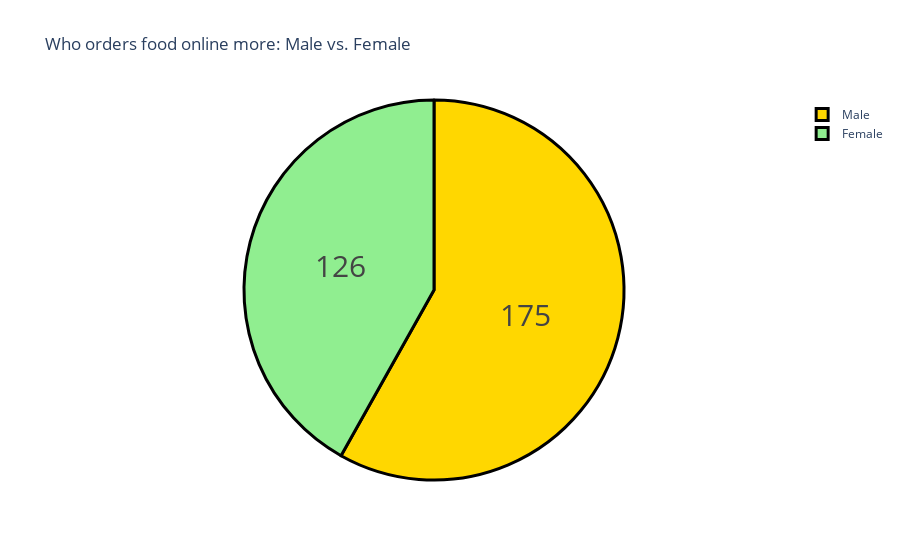

This figure's notebook cell:
### Code cell
import plotly.graph_objects as go

# Assume buying_again_data DataFrame is already defined and has a 'Gender' column
gender = buying_again_data["Gender"].value_counts()
labels = gender.index
counts = gender.values
colors = ['Gold', 'lightgreen']

# Create the pie chart
fig = go.Figure(data=[go.Pie(labels=labels, values=counts)])

# Update the layout of the pie chart
fig.update_layout(title_text="Who orders food online more: Male vs. Female")

# Update the trace (the pie chart itself)
fig.update_traces(hoverinfo='label+percent', textinfo='value', textfont_size=30,
                  marker=dict(colors=colors, line=dict(color='black', width=3)))

# Show the pie chart
fig.show()

### Figure 1 — Plotly figure (JSON) as saved in the notebook; plotly's stock layout.template omitted (floating-point values rounded to 4 significant figures)
{"data": [{"hoverinfo": "label+percent", "labels": ["Male", "Female"], "marker": {"colors": ["Gold", "lightgreen"], "line": {"color": "black", "width": 3}}, "textfont": {"size": 30}, "textinfo": "value", "type": "pie", "values": [175, 126]}], "layout": {"title": {"text": "Who orders food online more: Male vs. Female"}}}
